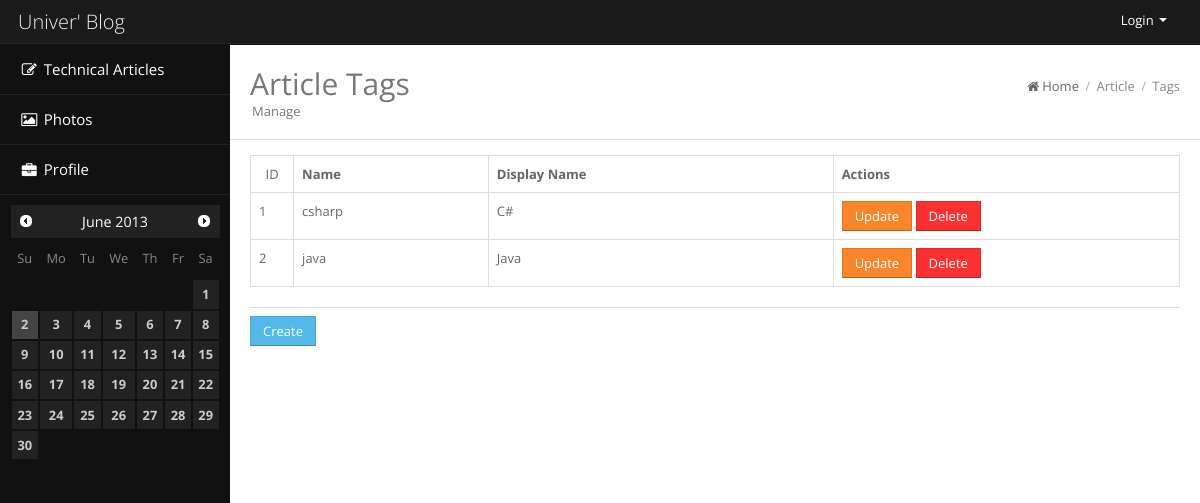
The page /article/tag/ on the database as committed earlier.
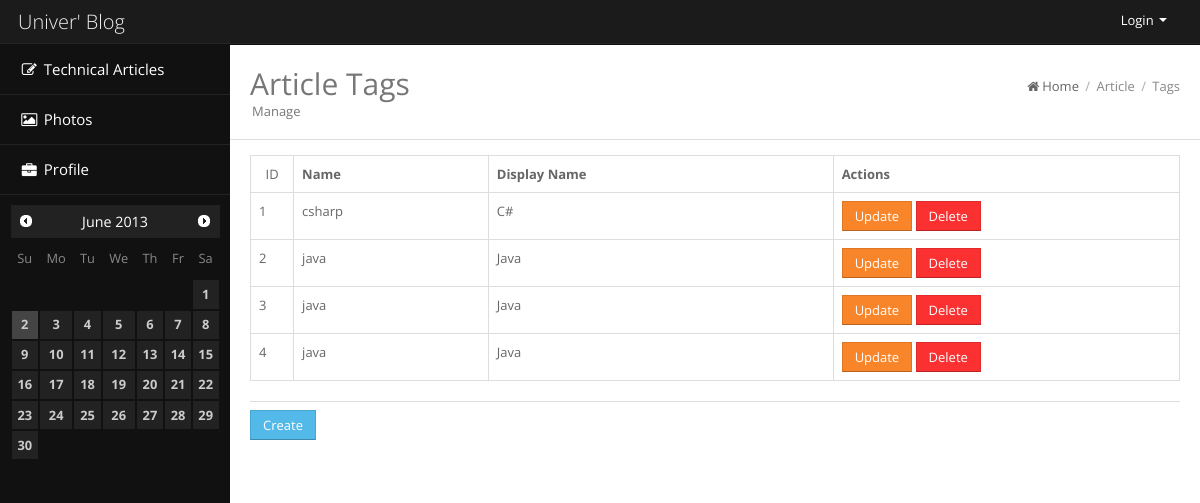
The same page on the database as committed later.
### article/models.py (models this page shows, shortened)
class ArticleTag(Model):
    name = models.CharField(max_length=20)
    display_name = models.CharField(max_length=50)

### article/views.py (the view)
class ArticleTagList(TemplateView):
    template_name = 'article_tag_list.html'
    def get_context_data(self, **kwargs):
        context = super(ArticleTagList, self).get_context_data(**kwargs)
        context['article_tags'] = ArticleTag.objects.order_by('display_name')
        context['path'] = (PathItem('/article', 'Article'), PathItem('/article/tag', 'Tags'))
        return context

### article/templates/article_tag_list.html (shortened to what this page needs)
{% extends "base.html" %}
{% block head %}
<h2 class="pull-left">
	Article Tags <span class="page-meta">Manage</span>
</h2>
{% endblock %}
{% block content %}
<div class="row-fluid">
	<table id="tags" class="table table-bordered">
		<tr>
			<th class="span1"><center>ID</center></th>
			<th class="span3">Name</th>
			<th class="span5">Display Name</th>
			<th class="span5">Actions</th>
		</tr>
		{% for tag in article_tags %}
		<tr>
			<td>{{ tag.id }}</td>
			<td>{{ tag.name }}</td>
			<td>{{ tag.display_name }}</td>
			<td>
				<button class="btn btn-warning update">Update</button>
				<button class="btn btn-danger delete">Delete</button>
			</td>
		</tr>
		{% endfor %}
	</table>
	<hr />
	<button class="btn btn-info">Create</button>
</div>
{% endblock %}

### templates/base.html (shortened to what this page needs)
<!DOCTYPE html>
<html lang="en">
<head>
{% load staticfiles %}
{% include "base_css.html" %}
</head>
<body>
	<div class="navbar navbar-fixed-top navbar-inverse">
		<div class="navbar-inner">
			<div class="container">
				<a href="/home" class="brand"> {% block brand %} Univer' Blog {%endblock %} </a>
				<ul class="nav pull-right">
					<li class="dropdown pull-right">
						<a data-toggle="dropdown" class="dropdown-toggle" href="#">
							{% if request.user.is_authenticated %}
								{{ request.user.get_full_name }}
							{% else %}
								Login
							{% endif %}
							<b class="caret"></b>
						</a>
					</li>
				</ul>
			</div>
		</div>
	</div>
	<div class="content">
		{% include "base_sidebar.html" %}
		<div class="mainbar">
			<div class="page-head">
				{% block head %}{% endblock %}
				<div class="bread-crumb pull-right">
					<a href="/"><i class="icon-home"></i>Home</a>
					{% if path != None %}
						{% for item in path %}
							<span class="divider">/</span>
							<a href="{{ item.url }}" class="bread-current">{{ item.name }}</a>
						{% endfor %}
					{% endif %}
				</div>
				<div class="clearfix"></div>
			</div>
			<div class="matter">
				<div class="container-fluid">{% block content %}{% endblock %}
				</div>
			</div>
		</div>
	</div>
</body>
</html>

### templates/base_css.html
{% load staticfiles %}
<link href="{% static 'style/bootstrap.css' %}" rel="stylesheet" />
<link href="{% static 'style/font-awesome.css' %}" rel="stylesheet">
<link href="{% static 'style/jquery-ui.css' %}" rel="stylesheet" />
<link href="{% static 'style/fullcalendar.css' %}" rel="stylesheet " />
<link href="{% static 'style/prettyPhoto.css' %}" rel="stylesheet" />
<link href="{% static 'style/rateit.css' %}" rel="stylesheet" />
<link href="{% static 'style/bootstrap-datetimepicker.min.css' %}" rel="stylesheet" />
<link href="{% static 'style/jquery.gritter.css' %}" rel="stylesheet" />
<link href="{% static 'style/jquery.cleditor.css' %}" rel="stylesheet" />
<link href="{% static 'style/bootstrap-toggle-buttons.css' %}" rel="stylesheet" />
<link href="{% static 'style/style.css' %}" rel="stylesheet" />
<link href="{% static 'style/widgets.css' %}" rel="stylesheet" />
<link href="{% static 'style/bootstrap-responsive.css' %}" rel="stylesheet">
<link href="{% static 'style/genghis/login.css' %}" rel="stylesheet">

### templates/base_sidebar.html (shortened to what this page needs)
<div class="sidebar">
	<div class="sidebar-inner">
		<ul class="navi">
			<li class="has_submenu nlightblue"><a href="#"> <i
					class="icon-edit"></i>Technical Articles
			</a>
				</li>
			<li class="nviolet"><a href="/photo"><i class="icon-picture"></i>Photos
			</a></li>
			<li class="norange"><a href="/about/profile/"><i class="icon-briefcase"></i>Profile</a></li>
		</ul>
		<div class="sidebar-widget">
			<div id="todaydate"></div>
		</div>
	</div>
</div>

### templates/base_js.html (shortened to what this page needs)
{% load staticfiles %}

### static/style/style.css (style rules this page uses)
* { border-radius: 0 !important; box-shadow: none !important; filter: progid:DXImageTransform.Microsoft.gradient(enabled = false) !important; text-shadow: none !important; font-family: "Open Sans", Arial, Helvetica, sans-serif; font-weight: 400; }
.navbar * { background-image: none !important; }
.btn { background-image: none !important; font-family: "Open Sans", Arial, Helvetica, sans-serif; }
body { font-size: 13px; line-height: 23px; color: #666; background:#111; padding-top: 45px; -webkit-font-smoothing: antialiased; }
body .container { width: 97%; padding-left: 1.5%; padding-right: 1.5%; }
h1,h2,h3,h4,h5,h6 { padding: 2px 0px; margin: 2px 0px; color: #777; font-weight: 400; }
h2 { font-size: 30px; line-height: 40px; }
a { color: #333; text-decoration: none !important; }
hr { margin:8px 0px 8px 0px !important; padding:0px !important; border-top:0px; border-bottom:1px solid #ddd !important; height:0px; }
.btn { font-size: 13px !important; }
.btn.btn-info { background: #52b9e9 !important; }
.btn.btn-warning { background: #f88529 !important; }
.btn.btn-danger { background: #fa3031 !important; }
.navbar * { text-shadow:none !important; }
.navbar { background: #000; }
.navbar .brand { color: #eee !important; }
.navbar .container { width: 97% !important; }
.navbar .nav > li > a { font-size: 13px !important; color: #fff !important; }
.navbar .caret { border-top-color:#fff !important; border-bottom-color:#fff !important; }
.sidebar { width: 230px; float: left; display: block; background:#111; color: #eee; position: relative; }
.sidebar ul { padding: 0px; margin: 0px; list-style-type: none; }
.sidebar ul li { list-style-type: none; }
.sidebar .sidebar-inner { display: block; width:100%; margin: 0 auto; position: absolute; z-index: 60; background: #111; }
.sidebar .navi li i { margin-right: 5px; }
.sidebar .navi > li > a { display: block; padding: 12px 20px; font-size: 15px; line-height: 25px; color: #fff; text-decoration: none; border-bottom: 1px solid #222; background-color: #111; }
.sidebar .sidebar-widget { padding: 10px 5px; }
.mainbar { position: relative; margin-left: 230px; margin-right: 0px; width: auto; background:#fff; min-height: 900px; }
.mainbar .page-head { padding: 15px 20px; border-bottom: 1px solid #fff; }
.mainbar .page-meta { font-size: 13px; line-height: 15px; margin-left: 2px; display: block; }
.mainbar .bread-crumb { font-size: 13px; margin-top: 15px; color: #aaa; margin-left: 2px; }
.mainbar .bread-crumb i { margin-right: 3px; display:inline; position: static; top: 0px; width: auto; }
.mainbar .bread-crumb .divider { margin: 0px 3px; }
.mainbar .bread-crumb a { color: #666; }
.mainbar .bread-crumb a.bread-current { color: #888; }
.mainbar .matter { border-top: 1px solid #ddd; padding: 15px 0px; }

Rows that differ between the two databases and show on the page:
added ArticleTag: id "3", name "java", display_name "Java"
added ArticleTag: id "4", name "java", display_name "Java"
